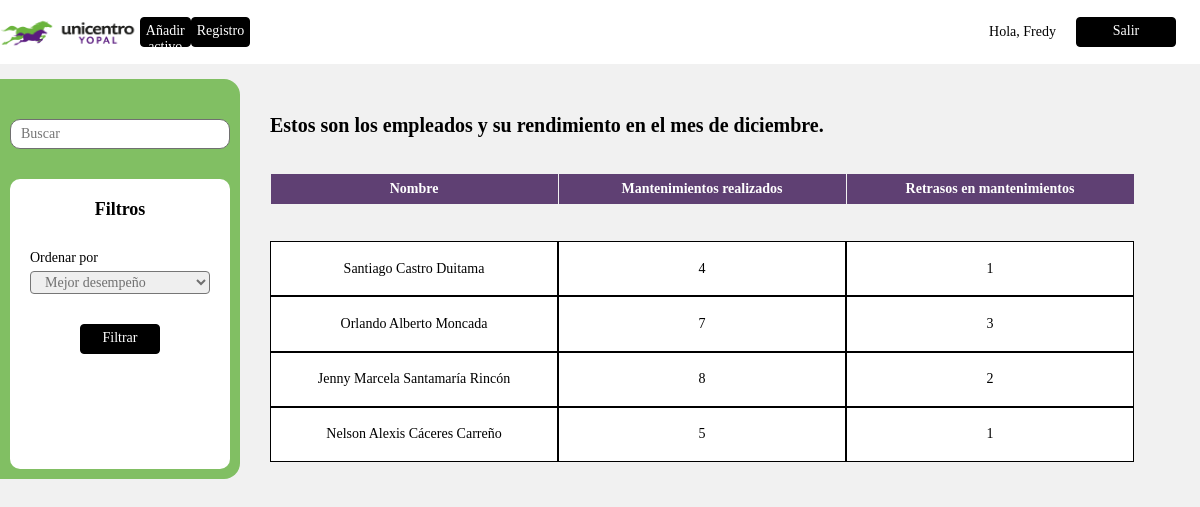
/rendimiento.php (signed in), run on the app's committed database.
### tables this page shows
CREATE TABLE `tecnicos` (
  `IDTecnico` int(11) NOT NULL,
  `nombreTecnico` varchar(50) NOT NULL,
  `correoTecnico` varchar(100) NOT NULL,
  `pwdTecnico` varchar(250) NOT NULL,
  `permisos` bit(1) NOT NULL
);

### includes/rendimiento.inc.php (the view, shortened to what this page needs)
<?php
$inc = include("includes/dbh.inc.php");
if ($inc) {
    $i = 0;
    $consulta = "SELECT tecnicos.IDTecnico, tecnicos.nombreTecnico, COUNT(*) AS 'numeroMantenimientos', SUM(activos_tecnicos.retraso) as 'numeroRetrasos' FROM activos_tecnicos INNER JOIN activos ON activos_tecnicos.IDActivo = activos.IDActivo INNER JOIN tecnicos ON activos_tecnicos.IDTecnico = tecnicos.IDTecnico $fechas3 GROUP BY(tecnicos.IDTecnico)";
    $result = mysqli_query($conn, $consulta);
    if ($result) {
        while ($row = $result->fetch_array()) {
            $i = $i + 1;
            $IDTecnico = $row['IDTecnico'];
            $nombre = $row['nombreTecnico'];
            $numeroMant = $row['numeroMantenimientos'];
            $numeroRetrasos = $row['numeroRetrasos'];
?>
            <button onclick="showHide(<?php echo $i ?>)" class="mantenimientos__fecha btn_drop mantenimientos__p">
                <p class=""><?php echo $nombre ?></p>
            </button>
            <p class="mantenimientos__p"><?php echo $numeroMant ?></p>
            <p class="mantenimientos__p"><?php echo $numeroRetrasos ?></p>
            <?php
            showMant($conn, $IDTecnico, $fechas2);
        }
    }
}
function showMant($conn, $IDTecnico, $fechas2)
{
    $consulta = "SELECT activos_tecnicos.FechaUltMantenimiento, activos.nombreActivo, activos_tecnicos.Observaciones FROM activos_tecnicos INNER JOIN activos ON activos_tecnicos.IDActivo = activos.IDActivo INNER JOIN tecnicos ON activos_tecnicos.IDTecnico = tecnicos.IDTecnico  WHERE activos_tecnicos.IDTecnico='$IDTecnico' $fechas2 ORDER BY activos_tecnicos.FechaUltMantenimiento desc";
    $result = mysqli_query($conn, $consulta);
            ?>
    <?php
}
    ?>

### css/rendimiento.css (style rules this page uses)
* { font-size: 14px; font-family: Calibri; box-sizing: border-box; padding: 0; margin: 0; }
body { background-color: #F1F1F1; overflow-x: hidden; }
.mantenimientos__fecha { grid-column: 1/2; height: auto; }
.mantenimientos__p { padding: 5px; height: auto; background-color: #fff; display: flex; justify-content: center; align-items: center; border: 1px solid #000; }
.btn_drop { border: 1px solid #000; height: auto; }

### data on the page
tecnicos: nombreTecnico "Santiago Castro Duitama", numeroMant "4", numeroRetrasos "1"
tecnicos: nombreTecnico "Orlando Alberto Moncada", numeroMant "7", numeroRetrasos "3"
tecnicos: nombreTecnico "Jenny Marcela Santamaría Rincón", numeroMant "8", numeroRetrasos "2"
tecnicos: nombreTecnico "Nelson Alexis Cáceres Carreño", numeroMant "5", numeroRetrasos "1"

### other printed values
$_SESSION["primerNombre"] "Fredy"
